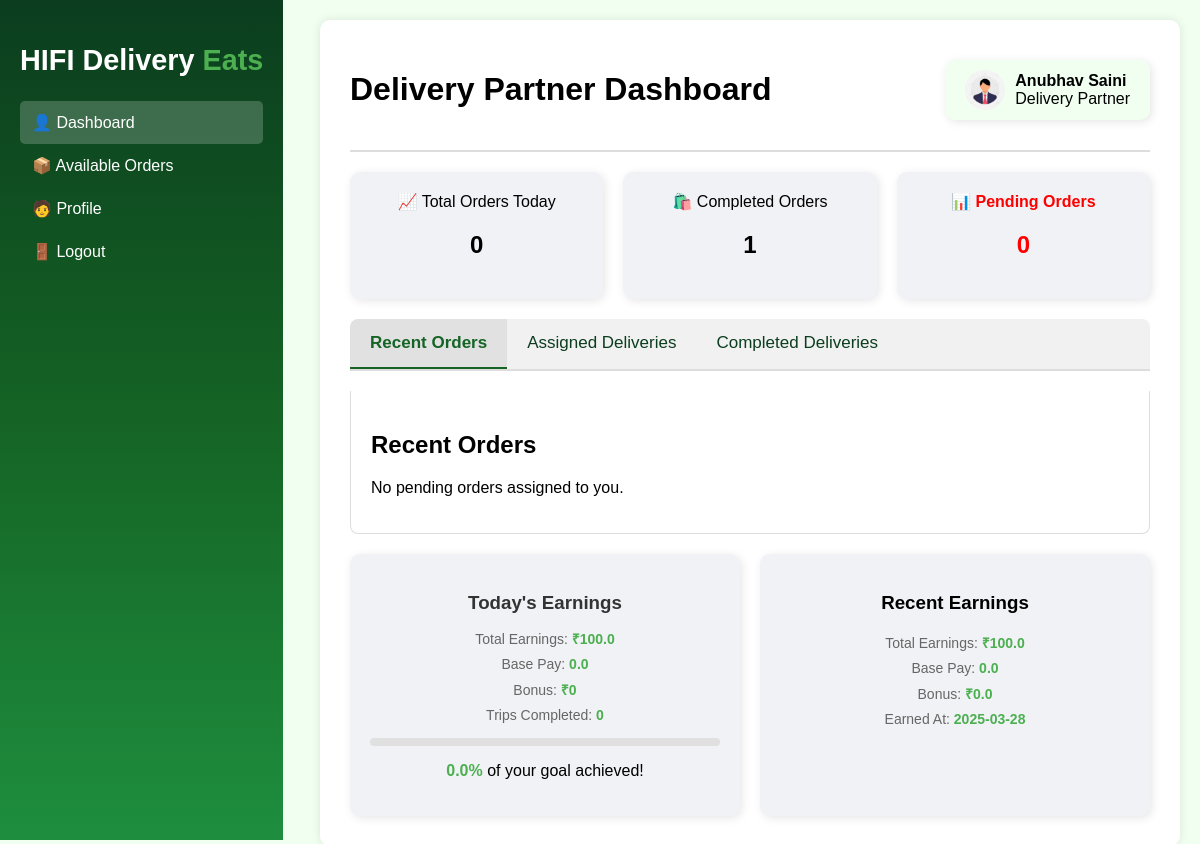
Screenshot of /delivery-agent (signed in) with the database file from the repository.
### models.py (models this page shows, shortened)
class BaseModel(db.Model):
    __abstract__ = True
    PREFIX = None  # each child model must set this

class DeliveryAgent(UserMixin, BaseModel):
    __tablename__ = 'delivery_agent'
    PREFIX = 'DA'
    delivery_agent_id = db.Column(db.String(10), primary_key=True)
    username = db.Column(db.String(100))
    email = db.Column(db.String(100), unique=True)
    phone = db.Column(db.Integer, unique=True, nullable=False)
    password = db.Column(db.String(100), nullable=False)
    image = db.Column(db.String(255), nullable=True, server_default='')
    bio = db.Column(db.Text, nullable=True, server_default='')
    delivery_area = db.Column(db.String(100), nullable=False)
    available_slots = db.Column(db.Boolean, nullable=False, default=True)
    id_proof = db.Column(db.String(12), nullable=False, server_default='')
    is_approved = db.Column(db.Boolean, nullable=False, server_default='0')
    is_active = db.Column(db.Boolean, nullable=False, server_default='1')
    earnings = db.relationship("Earnings", back_populates="delivery_agent")
    delivery_feedbacks = db.relationship("DeliveryFeedback", back_populates="delivery_agent")
    deliveries = db.relationship("Order", back_populates="delivery_agent", foreign_keys="Order.delivery_agent_id")

class Earnings(BaseModel):
    __tablename__ = 'earnings'
    PREFIX = 'E'
    earnings_id = db.Column(db.String(10), primary_key=True)
    delivery_agent_id = db.Column(db.String(10), db.ForeignKey('delivery_agent.delivery_agent_id'), nullable=False)
    base_pay = db.Column(db.Float, nullable=False, default=0.0)
    bonus = db.Column(db.Float, nullable=False, default=0.0)
    trips_count = db.Column(db.Integer, nullable=False, default=0)
    earned_at = db.Column(db.DateTime, default=func.now)
    delivery_agent = db.relationship("DeliveryAgent", back_populates="earnings")

### routes/delivery_agent_routes.py (the view)
    @app.route('/delivery-agent')
    def delivery_agent():
        agent = DeliveryAgent.query.get(current_user.delivery_agent_id)
        address_subquery = (
            db.session.query(
                Address.customer_id,
                func.min(Address.address_line).label("customer_address")
            )
            .group_by(Address.customer_id)
            .subquery()
        )
        pending_orders = (
            db.session.query(
                Order.order_id.label("order_id"),
                Customer.customer_id.label("customer_id"),
                Customer.username.label("customer_name"),
                Customer.phone.label("customer_phone"),
                address_subquery.c.customer_address,
                Order.delivery_status.label("order_status"),
                Order.total_price.label("order_total"),
                Order.delivery_location.label("delivery_location"),
                Order.created_at.label("order_date"),
            )
            .join(Customer, Order.customer_id == Customer.customer_id)
            .outerjoin(address_subquery, address_subquery.c.customer_id == Customer.customer_id)
            .filter(Order.delivery_agent_id == current_user.delivery_agent_id, Order.delivery_status == "Preparing")
            .all()
        )
        assigned_orders = (
            db.session.query(
                Order.order_id.label("order_id"),
                Customer.customer_id.label("customer_id"),
                Customer.username.label("customer_name"),
                Customer.phone.label("customer_phone"),
                address_subquery.c.customer_address,
                Order.delivery_status.label("order_status"),
                Order.total_price.label("order_total"),
                Order.delivery_location.label("delivery_location"),
                Order.created_at.label("order_date"),
            )
            .join(Customer, Order.customer_id == Customer.customer_id)
            .outerjoin(address_subquery, address_subquery.c.customer_id == Customer.customer_id)
            .filter(
                Order.delivery_agent_id == current_user.delivery_agent_id,
                Order.delivery_status == "Accepted"
            )
            .all()
        )
        completed_orders = (
            db.session.query(
                Order.order_id.label("order_id"),
                Customer.customer_id.label("customer_id"),
                Customer.username.label("customer_name"),
                Customer.phone.label("customer_phone"),
                address_subquery.c.customer_address.label("customer_address"),
                Order.delivery_status.label("order_status"),
                Order.total_price.label("order_total"),
                Order.delivery_location.label("delivery_location"),
                Order.created_at.label("order_date"),
            )
            .join(Customer, Order.customer_id == Customer.customer_id)
            .outerjoin(address_subquery, address_subquery.c.customer_id == Customer.customer_id)
            .filter(
                Order.delivery_agent_id == current_user.delivery_agent_id,
                Order.delivery_status == "Delivered"
            )
            .all()
        )
        today = datetime.date.today()
        todays_deliveries_count = (
            db.session.query(Order)
            .filter(
                Order.delivery_agent_id == current_user.delivery_agent_id,
                func.date(Order.created_at) == today,
                or_(Order.delivery_status == "Delivered", Order.delivery_status == "Preparing", Order.delivery_status == "Accepted")
            )
            .count()
        )
        pending_count = (
            db.session.query(Order)
            .filter(Order.delivery_agent_id == current_user.delivery_agent_id, Order.delivery_status == "Preparing")
            .count()
        )
        completed_count = (
            db.session.query(Order)
            .filter(Order.delivery_agent_id == current_user.delivery_agent_id, Order.delivery_status == "Delivered")
            .count()
        )
        today_earnings = db.session.query(
            func.coalesce(func.sum(Earnings.base_pay), 0).label("base_pay"),
            func.coalesce(func.sum(Earnings.bonus), 0).label("bonus"),
            func.coalesce(func.sum(Earnings.trips_count), 0).label("trips")
        ).filter(
            Earnings.delivery_agent_id == current_user.delivery_agent_id,
            func.date(Earnings.earned_at) == today
        ).first()
        recent_earning = Earnings.query.filter(
            Earnings.delivery_agent_id == current_user.delivery_agent_id
        ).order_by(Earnings.earned_at.desc()).first()
        return render_template(
            'delivery_agent/dashboard.html',
            user=agent,
            pending_orders=pending_orders,
            assigned_orders=assigned_orders,
            completed_orders=completed_orders,
            todays_deliveries_count=todays_deliveries_count,
            pending_count=pending_count,
            completed_count=completed_count,
            timedelta=datetime.timedelta,
            earnings=today_earnings,
            recent_earnings=recent_earning
        )

### templates/delivery_agent/dashboard.html (shortened to what this page needs)
{% extends "delivery_agent/index.html" %} {% block content %}
<header>
  <h1>Delivery Partner Dashboard</h1>
  <div class="admin-card">
    <img
      src="{{url_for('static', filename=user.image) or 'https://img.lovepik.com/element/45001/3052.png_860.png'}}"
      alt="Profile"
      class="profile-image"
    />
    <div class="admin-info">
      <p><strong>{{ user.username }}</strong></p>
      <p class="role">Delivery Partner</p>
    </div>
  </div>
</header>
<section class="dashboard-stats">
  <div class="card">
    📈 Total Orders Today
    <h2>{{ todays_deliveries_count }}</h2>
  </div>
  <div class="card completed">
    🛍️ Completed Orders
    <h2>{{ completed_count }}</h2>
  </div>
  <div class="card pending">
    📊 Pending Orders
    <h2>{{ pending_count }}</h2>
  </div>
</section>
<div class="tab">
  <button class="tablinks" onclick="openTab(event, 'recent')" id="defaultOpen">
    Recent Orders
  </button>
  <button class="tablinks" onclick="openTab(event, 'assigned')">
    Assigned Deliveries
  </button>
  <button class="tablinks" onclick="openTab(event, 'completed')">
    Completed Deliveries
  </button>
</div>
<div id="recent" class="tabcontent">
  <h2>Recent Orders</h2>
  {% if pending_orders %}
  <table>
    <thead>
      <tr>
        <th>Order ID</th>
        <th>Order Time</th>
        <th>Customer Details</th>
        <th>Delivery Location</th>
        <th>Status</th>
        <th>Action</th>
      </tr>
    </thead>
    <tbody>
      {% for order in pending_orders %}
      <tr>
        <td>{{ order.order_id }}</td>
        <td>{{ order.order_date.strftime('%Y-%m-%d %H:%M:%S') }}</td>
        <td>
          {{ order.customer_name }}<br />
          {{ order.customer_phone }}
        </td>
        <td>{{ order.delivery_location }}</td>
        <td>
          <span class="status-value pending">Pending</span>
        </td>
        <td>
          <a
            href="{{ url_for('delivery_partner_order_detail', order_id=order.order_id) }}"
            >Details</a
          >
        </td>
      </tr>
      {% endfor %}
    </tbody>
  </table>
  {% else %}
  <p>No pending orders assigned to you.</p>
  {% endif %}
</div>
<div class="side-info">
  <div class="side-card earnings-card">
    <h3>Today's Earnings</h3>
    <div class="earnings-details">
      <p>
        Total Earnings:
        <span class="highlight">
          ₹{{ (recent_earnings.base_pay | default(0)) + (recent_earnings.bonus | default(0)) }}
        </span>
      </p>
      {% if earnings and earnings.base_pay %}
      <p>Base Pay: <span class="highlight">₹{{ earnings.base_pay }}</span></p>
      {% else %}
      <p>Base Pay: <span class="highlight">0.0</span></p>
      {% endif %}
      <p>Bonus: <span class="highlight">₹{{ earnings.bonus }}</span></p>
      <p>
        Trips Completed:
        <span class="highlight">{{ earnings.trips }}</span>
      </p>
    </div>
    <div class="progress-bar">
    </div>
    <p>
      <span class="highlight">
        {{ ((earnings.base_pay + earnings.bonus) / 1500 * 100)|round(0, 'floor')
        }}%
      </span>
      of your goal achieved!
    </p>
  </div>
  <div class="side-card recent-earnings-card">
    <h3>Recent Earnings</h3>
    <div class="earnings-details">
      <p>
        Total Earnings:
        <span class="highlight">
          ₹{{ (recent_earnings.base_pay | default(0)) + (recent_earnings.bonus | default(0)) }}
        </span>
      </p>
      {% if earnings and earnings.base_pay %}
      <p>Base Pay: <span class="highlight">₹{{ earnings.base_pay }}</span></p>
      {% else %}
      <p>Base Pay: <span class="highlight">0.0</span></p>
      {% endif %}
      <p>Bonus: <span class="highlight">₹{{ recent_earnings.bonus }}</span></p>
      <p>
        Earned At:
        <span class="highlight">
          {% if recent_earnings.earned_at %} {{
          recent_earnings.earned_at.strftime('%Y-%m-%d') }} {% else %} N/A {%
          endif %}
        </span>
      </p>
    </div>
  </div>
  {% endblock content %}

### static/css/delivery_agent/index.css (style rules this page uses)
body { font-family: 'Poppins', sans-serif; margin: 0; background: #f0fff0; }
header { display: flex; justify-content: space-between; align-items: center; padding-bottom: 20px; border-bottom: 2px solid #ddd; }
.dashboard-stats { display: flex; gap: 20px; margin: 20px 0; }
.card { background: #f1f2f6; padding: 20px; border-radius: 10px; box-shadow: 2px 2px 10px rgba(0,0,0,0.1); flex: 1; text-align: center; transition: 0.3s; }
.admin-card { background: #f0fff0; padding: 10px 20px; border-radius: 10px; box-shadow: 2px 2px 10px rgba(0,0,0,0.1); display: flex; align-items: center; gap: 10px; transition: 0.3s; }
.admin-card p { margin: 0; }
.pending { color: red; font-weight: bold; }
.side-info { display: flex; gap: 20px; margin-top: 20px; }
.side-card { background: #f1f2f6; padding: 20px; border-radius: 10px; box-shadow: 2px 2px 10px rgba(0,0,0,0.1); flex: 1; transition: 0.3s; text-align: center; }
.highlight { color: #ffffff; }
.profile-image { width: 40px; height: 40px; border-radius: 50%; object-fit: cover; }
.admin-info { display: flex; flex-direction: column; }
.tab { overflow: hidden; border-bottom: 2px solid #ddd; background-color: #f1f1f1; margin-bottom: 20px; border-radius: 8px 8px 0 0; }
.tab button { background-color: inherit; float: left; border: none; outline: none; cursor: pointer; padding: 14px 20px; transition: background-color 0.3s, color 0.3s; font-size: 17px; color: #0b3d1e; }
.tab button.active { background-color: #cccccc6e; color: #156425; font-weight: bold; border-bottom: 2px solid #156425; }
.tabcontent { display: none; padding: 20px; border: 1px solid #ddd; border-top: none; animation: fadeEffect 0.5s; background: #ffffff; border-radius: 0 0 8px 8px; }
.side-info { display: flex; flex-wrap: wrap; gap: 20px; margin-top: 20px; }
.side-card { background: #f1f2f6; padding: 20px; border-radius: 10px; box-shadow: 2px 2px 10px rgba(0,0,0,0.1); flex: 1; min-width: 280px; transition: 0.3s; text-align: center; }
.earnings-card h3 { margin-bottom: 15px; color: #333; font-weight: 600; }
.earnings-details p { font-size: 14px; color: #666; margin: 8px 0; }
.highlight { color: #4caf50; font-weight: bold; }
.progress-bar { background-color: #e0e0e0; border-radius: 6px; height: 8px; margin: 15px 0; overflow: hidden; position: relative; }

### rows the page displays
DeliveryAgent: image (picture), username "Anubhav Saini"
Earnings: base_pay+bonus "100.0", bonus "0.0", earned_at "2025-03-28"

### other values shown
{{ todays_deliveries_count }} "0"
{{ completed_count }} "1"
{{ pending_count }} "0"
{{ earnings.bonus }} "0"
{{ earnings.trips }} "0"
{{ ((earnings.base_pay + earnings.bonus) / 1500 * 100)|round(0, 'floor') }} "0.0"
